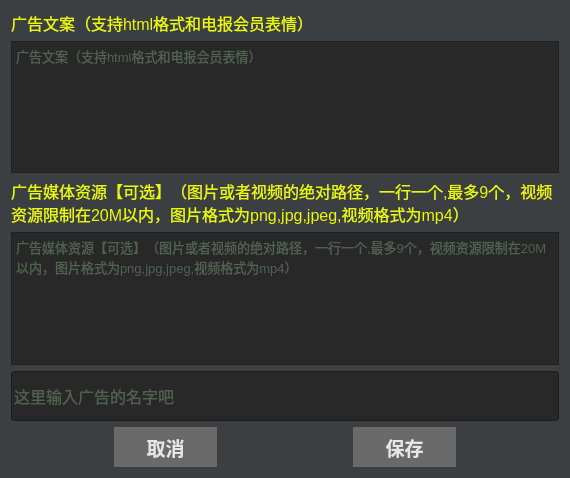
<?xml version="1.0" encoding="UTF-8"?>
<ui version="4.0">
 <class>Form</class>
 <widget class="QWidget" name="Form">
  <property name="geometry">
   <rect>
    <x>0</x>
    <y>0</y>
    <width>570</width>
    <height>478</height>
   </rect>
  </property>
  <property name="windowTitle">
   <string>Form</string>
  </property>
  <property name="styleSheet">
   <string notr="true">*{
background-color:#3c3f42;
color: #e6e6e6;
}

*:disabled {
	background-color: #3c3f42;
	color: #afafaf;
	cursor: not-allowed;

}
QListWidget:disabled,QTextEdit:disabled,QLineEdit:disabled,QTabWidget:disabled{
background-color:rgb(40, 40, 40);
}
QTextBrowser:disabled{
background-color:rgb(40, 40, 40);
color: rgb(152, 197, 150);
}

QPushButton:disabled {
	background-color: rgb(80, 80, 80);
	color: #afafaf;
	cursor: not-allowed;

}

QCheckBox:hover,QRadioButton:hover {
color: white;
}

QPushButton:hover {

font-weight: bold;
background-color:rgb(84, 84, 84);
color: white;
border-radius: 2pt;

}

QPushButton{
font-weight: bold;
background-color:rgb(106, 106, 106);
color: #e6e6e6;
border-radius: 2pt;
}

QTextBrowser,QListWidget,QTextEdit,QTabWidget{
background-color:rgb(40, 40, 40);
color: rgba(152, 197, 150, 185);
font-size:10pt;
}

QTextBrowser:hover,QTextEdit:hover{
background-color:rgb(40, 40, 40);
color: rgb(152, 197, 150);
font-size:10pt;
}

QLineEdit{
background-color:rgb(40, 40, 40);
color: rgba(152, 197, 150, 185);
font-size:12pt;
}

QLineEdit:hover{
background-color:rgb(40, 40, 40);
color: rgb(152, 197, 150);
font-size:12pt;
}


QLabel{
color: #ebf905;
}



QRadioButton,QCheckBox {
        border: none;
        border-radius: 9px;
}
QRadioButton::indicator,QCheckBox::indicator{
    background-color: rgb(42, 45, 66);
    border: 0px solid #b1b1b1;
	width: 18px;
	height: 18px;
	border-radius: 9px;
}

QRadioButton::indicator:checked,QCheckBox::indicator:checked {
    background-color: #ebf905;
    border-color: #ebf905;
}

QMenuBar { background-color: transparent; }
QMenuBar::item { background-color: transparent; }
QMenuBar::item:selected { background-color:transparent; color: #ffffff;}
QMenu { background-color: transparent; }
QMenu::item { background-color: transparent; }
QMenu::item:selected { background-color: transparent; color: #ffffff; }

</string>
  </property>
  <layout class="QHBoxLayout" name="horizontalLayout" stretch="0">
   <item>
    <layout class="QVBoxLayout" name="verticalLayout">
     <item>
      <widget class="QLabel" name="label_2">
       <property name="font">
        <font>
         <pointsize>12</pointsize>
        </font>
       </property>
       <property name="text">
        <string>广告文案（支持html格式和电报会员表情）</string>
       </property>
      </widget>
     </item>
     <item>
      <widget class="QTextEdit" name="textEdit_text">
       <property name="sizePolicy">
        <sizepolicy hsizetype="Expanding" vsizetype="Preferred">
         <horstretch>0</horstretch>
         <verstretch>0</verstretch>
        </sizepolicy>
       </property>
       <property name="placeholderText">
        <string>广告文案（支持html格式和电报会员表情）</string>
       </property>
      </widget>
     </item>
     <item>
      <widget class="QLabel" name="label">
       <property name="font">
        <font>
         <pointsize>12</pointsize>
        </font>
       </property>
       <property name="text">
        <string>广告媒体资源【可选】（图片或者视频的绝对路径，一行一个,最多9个，视频资源限制在20M以内，图片格式为png,jpg,jpeg,视频格式为mp4）</string>
       </property>
       <property name="wordWrap">
        <bool>true</bool>
       </property>
      </widget>
     </item>
     <item>
      <widget class="QTextEdit" name="textEdit_files">
       <property name="sizePolicy">
        <sizepolicy hsizetype="Expanding" vsizetype="Preferred">
         <horstretch>0</horstretch>
         <verstretch>0</verstretch>
        </sizepolicy>
       </property>
       <property name="placeholderText">
        <string>广告媒体资源【可选】（图片或者视频的绝对路径，一行一个,最多9个，视频资源限制在20M以内，图片格式为png,jpg,jpeg,视频格式为mp4）</string>
       </property>
      </widget>
     </item>
     <item>
      <widget class="QLineEdit" name="lineEdit_name">
       <property name="enabled">
        <bool>true</bool>
       </property>
       <property name="sizePolicy">
        <sizepolicy hsizetype="Expanding" vsizetype="Fixed">
         <horstretch>0</horstretch>
         <verstretch>0</verstretch>
        </sizepolicy>
       </property>
       <property name="minimumSize">
        <size>
         <width>0</width>
         <height>50</height>
        </size>
       </property>
       <property name="maximumSize">
        <size>
         <width>16777215</width>
         <height>80</height>
        </size>
       </property>
       <property name="mouseTracking">
        <bool>false</bool>
       </property>
       <property name="styleSheet">
        <string notr="true">
QLineEdit{
background-color:rgb(40, 40, 40);
color: rgba(152, 197, 150, 185);
font-size:12pt;
}

QLineEdit:hover{
background-color:rgb(40, 40, 40);
color: rgb(152, 197, 150);
font-size:12pt;
}
</string>
       </property>
       <property name="frame">
        <bool>true</bool>
       </property>
       <property name="placeholderText">
        <string notr="true">这里输入广告的名字吧</string>
       </property>
      </widget>
     </item>
     <item>
      <layout class="QHBoxLayout" name="horizontalLayout_2">
       <property name="spacing">
        <number>32</number>
       </property>
       <item>
        <spacer name="horizontalSpacer">
         <property name="orientation">
          <enum>Qt::Horizontal</enum>
         </property>
         <property name="sizeHint" stdset="0">
          <size>
           <width>40</width>
           <height>20</height>
          </size>
         </property>
        </spacer>
       </item>
       <item>
        <widget class="QPushButton" name="btn_cancel">
         <property name="sizePolicy">
          <sizepolicy hsizetype="Expanding" vsizetype="Fixed">
           <horstretch>0</horstretch>
           <verstretch>0</verstretch>
          </sizepolicy>
         </property>
         <property name="minimumSize">
          <size>
           <width>0</width>
           <height>40</height>
          </size>
         </property>
         <property name="font">
          <font>
           <pointsize>14</pointsize>
           <weight>75</weight>
           <bold>true</bold>
          </font>
         </property>
         <property name="text">
          <string>取消</string>
         </property>
        </widget>
       </item>
       <item>
        <spacer name="horizontalSpacer_3">
         <property name="orientation">
          <enum>Qt::Horizontal</enum>
         </property>
         <property name="sizeHint" stdset="0">
          <size>
           <width>40</width>
           <height>20</height>
          </size>
         </property>
        </spacer>
       </item>
       <item>
        <widget class="QPushButton" name="btn_save">
         <property name="sizePolicy">
          <sizepolicy hsizetype="Expanding" vsizetype="Minimum">
           <horstretch>0</horstretch>
           <verstretch>0</verstretch>
          </sizepolicy>
         </property>
         <property name="minimumSize">
          <size>
           <width>0</width>
           <height>40</height>
          </size>
         </property>
         <property name="font">
          <font>
           <pointsize>14</pointsize>
           <weight>75</weight>
           <bold>true</bold>
          </font>
         </property>
         <property name="text">
          <string>保存</string>
         </property>
        </widget>
       </item>
       <item>
        <spacer name="horizontalSpacer_2">
         <property name="orientation">
          <enum>Qt::Horizontal</enum>
         </property>
         <property name="sizeHint" stdset="0">
          <size>
           <width>40</width>
           <height>20</height>
          </size>
         </property>
        </spacer>
       </item>
      </layout>
     </item>
    </layout>
   </item>
  </layout>
 </widget>
 <resources/>
 <connections/>
</ui>
